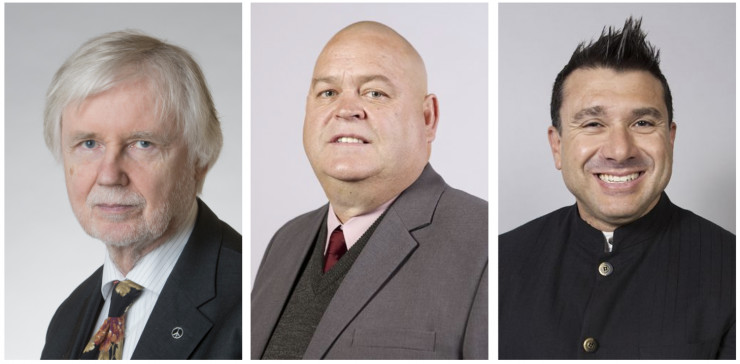
#> input picture schedule_1/4_人臉裁切/test_3.jpg, 740 x 364 px
$ jupyter execute Crop_detection_test_1.ipynb
#> lines starting #> are read from the running program, lines starting #| are printed output that depends on the picture
# 參考資料
人臉偵測 + 圖片裁剪

[cell 1]
import cv2  #載入模組

[cell 2]
imagePath = "test_3.jpg" #照片名稱
cascPath = 'haarcascade_frontalface_alt.xml' #訓練集名稱

[cell 3]
facecascade = cv2.CascadeClassifier(cascPath) #訓練集載入
img = cv2.imread(imagePath) #圖片載入
#> img is the input picture: shape (364, 740, 3); mean B, G, R 142.4, 143.5, 152.1
#img = cv2.cvtColor(img, cv2.COLOR_BGR2GRAY) #轉灰階

[cell 4]
faces = facecascade.detectMultiScale(
   img,  #輸入圖片
   scaleFactor = 1.1,  #搜索範圍比例參數
   minNeighbors = 10,  #檢測目標距離差
   minSize = (30, 30),  #目標範圍
   flags = cv2.CASCADE_SCALE_IMAGE  #
)
#> faces = [[290, 41, 124, 124], [549, 69, 137, 137], [40, 86, 148, 148]]

[cell 5]
i = 0
for (x, y, w, h) in faces:
   crop_img = img[y:y+h, x:x+w] # 裁切圖片
   str = "output/output_"
   str1 = ".jpg"
   str+=repr(i)+str1
   cv2.imwrite(str, crop_img) #圖片儲存
   i+=1
#> this loop made 3 passes
#> pass 1, `crop_img = img[y:y+h, x:x+w]`:
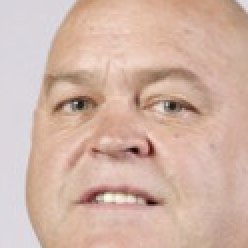
#> crop_img: shape (124, 124, 3) (shown 2 times larger); mean B, G, R 166.9, 180.6, 210.6
#> pass 2, `crop_img = img[y:y+h, x:x+w]`:
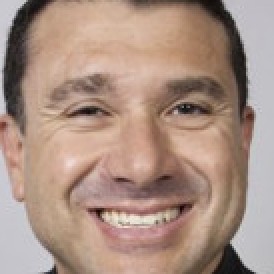
#> crop_img: shape (137, 137, 3) (shown 2 times larger); mean B, G, R 131.5, 144.7, 170.4
#> pass 3, `crop_img = img[y:y+h, x:x+w]`:
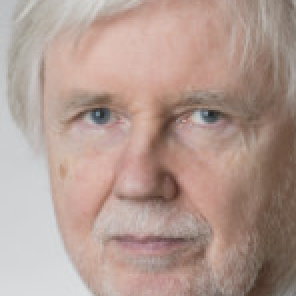
#> crop_img: shape (148, 148, 3) (shown 2 times larger); mean B, G, R 145.5, 154.5, 178.2
#> after the loop, i = 3

# 輸出結果

### 參考資料

(圖片顯示) https://www.cnblogs.com/yinxiangnan-charles/p/5928689.html

(計算資料夾檔案數量)https://code.i-harness.com/zh-TW/q/282a0d

[cell 6]
import matplotlib.pyplot as plt #顯示圖片用
import matplotlib.image as mpimg #讀取圖片用
import os #計算資料夾檔案數量用

[cell 7]
print("原圖")
lena = mpimg.imread(imagePath)
lena.shape
plt.imshow(lena)
plt.axis('off')
plt.show()

$ run again, with schedule_1/4_人臉裁切/test_1.jpg copied over schedule_1/4_人臉裁切/test_3.jpg
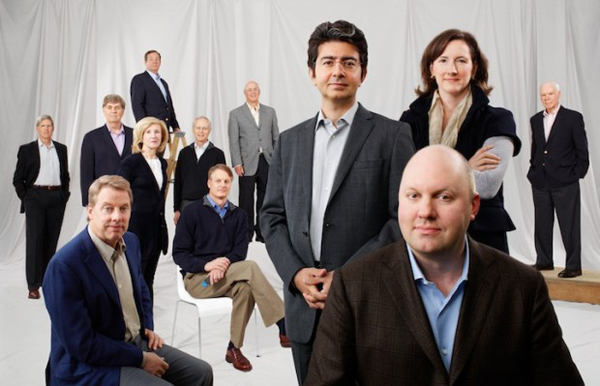
#> input picture schedule_1/4_人臉裁切/test_1.jpg, 600 x 386 px
#> img is the input picture: shape (386, 600, 3); mean B, G, R 116.4, 117.5, 124.5
#> faces = [[428, 42, 49, 49], [309, 40, 59, 59], [90, 189, 50, 50], [389, 165, 77, 77]]
#> the loop `for (x, y, w, h) in faces:` made 4 passes
#> pass 1, `crop_img = img[y:y+h, x:x+w]`:
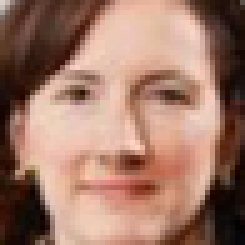
#> crop_img: shape (49, 49, 3) (shown 5 times larger); mean B, G, R 103.7, 120, 159.1
#> pass 3, `crop_img = img[y:y+h, x:x+w]`:
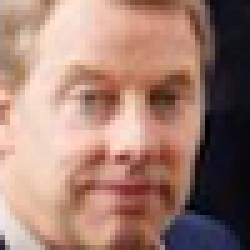
#> crop_img: shape (50, 50, 3) (shown 5 times larger); mean B, G, R 113.2, 125.1, 160.7
#> after the loop `for (x, y, w, h) in faces:`: i = 4

$ run again, with schedule_1/4_人臉裁切/test_2.jpg copied over schedule_1/4_人臉裁切/test_3.jpg
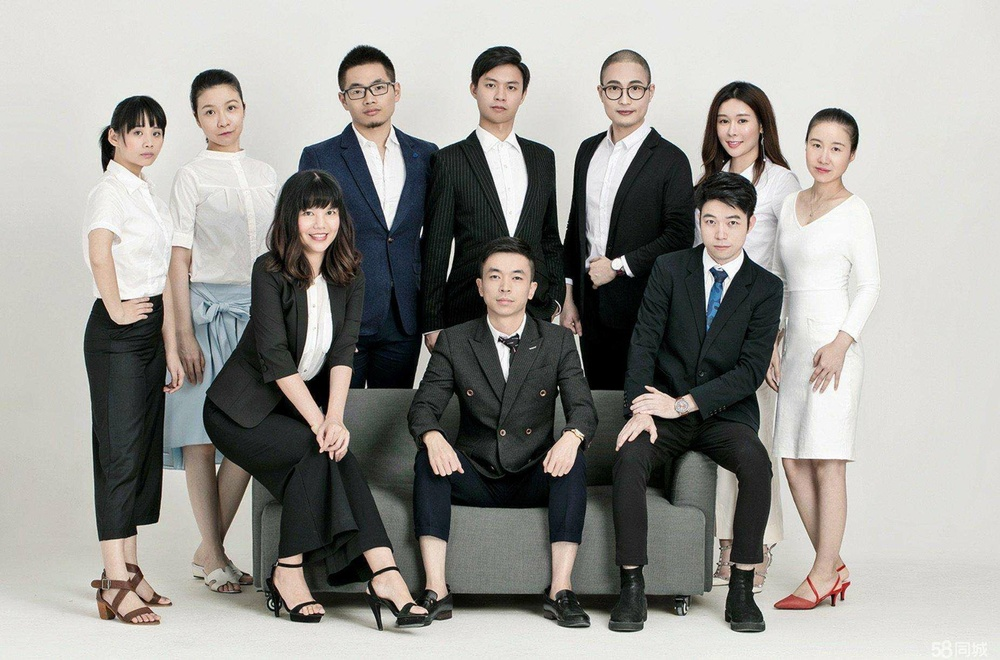
#> input picture schedule_1/4_人臉裁切/test_2.jpg, 1000 x 660 px, shrunk from 1852 x 1222 before the run
#> img is the input picture: shape (660, 1000, 3); mean B, G, R 148.7, 153.1, 154.6
#> faces = [[473, 65, 55, 55], [709, 102, 51, 51], [122, 115, 50, 50], [190, 85, 63, 63], [798, 124, 57, 57], [292, 193, 55, 55], [692, 200, 58, 58], [476, 253, 61, 61], [592, 63, 65, 65], [335, 63, 67, 67]]
#> the loop `for (x, y, w, h) in faces:` made 10 passes
#> pass 1, `crop_img = img[y:y+h, x:x+w]`:
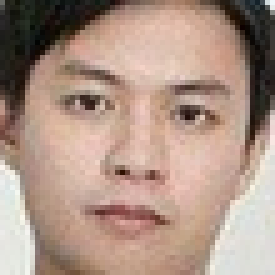
#> crop_img: shape (55, 55, 3) (shown 5 times larger); mean B, G, R 133.7, 147.4, 172.9
#> pass 3, `crop_img = img[y:y+h, x:x+w]`:
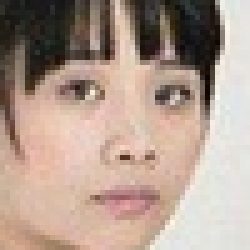
#> crop_img: shape (50, 50, 3) (shown 5 times larger); mean B, G, R 143.3, 155.9, 176.9
#> after the loop `for (x, y, w, h) in faces:`: i = 10
